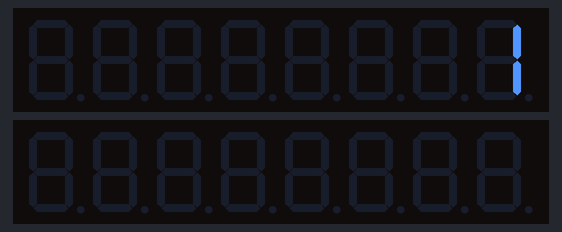
The sketch below on a simulated Arduino Uno, built with avr-gcc and run on an emulated ATmega328P. Shown: 2 × 8-digit seven-segment display.

Above: at 0.1 s.
At 3.1 s:
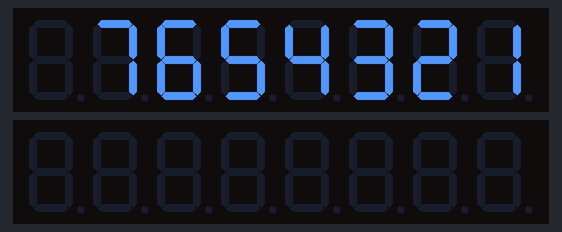
At 6.6 s:
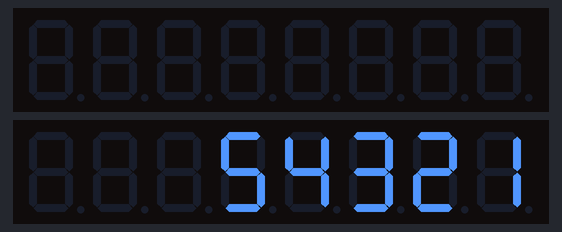
At 13.6 s:
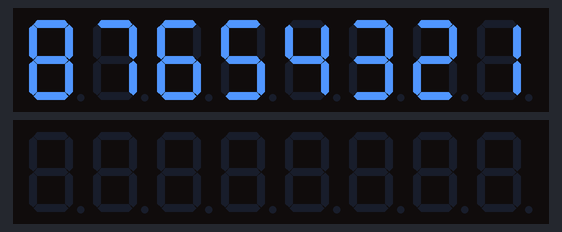
At 25.6 s:
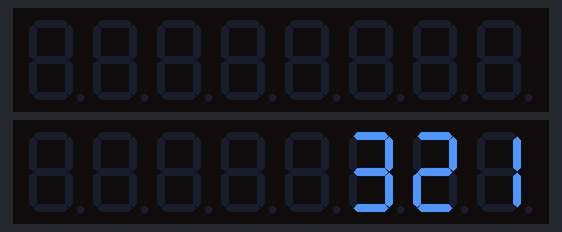
At 38.1 s:
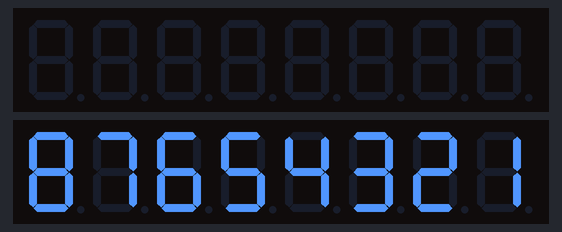

Measured:
- what the display in image 1 shows lasts 0.5 s, from 3.0 s to 3.5 s
- what the display in image 3 shows lasts 1.0 s, from 13.5 s to 14.5 s

The sketch:

RollingDigits.ino
```cpp
#include "LedControl.h"
// Arduino Pin 7 to DIN, 6 to Clk, 5 to CS, no.of devices is 1

const int nDevices = 2;
LedControl lc=LedControl(7,6,5,nDevices);
void setup() {
 // Initialize the MAX7219 device
 for(int deviceID=0; deviceID<nDevices; deviceID++) {
  lc.shutdown(deviceID,false);   // Enable display
  lc.setIntensity(deviceID,15);  // Set brightness level (0 is min, 15 is max)
  lc.clearDisplay(deviceID);
 }
}

void loop() {
  for(int deviceID=0; deviceID<nDevices; deviceID++) {
    for(int i=0; i<9; i++) {
      lc.setDigit(deviceID,i,i+1,false);
      delay(500);
     }
   lc.clearDisplay(deviceID);
  }
  delay(1000);
}
```
